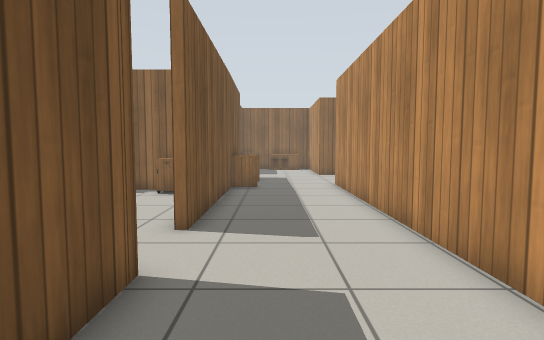
View 1 (above)

18 first-person views from a walk through a robot-simulator world made for Gazebo. The camera is 0.9 m above the floor, tilts 4° down and sees 80° across. Floor lines are 1 m apart. The floor is counted in squares, 0.5 m on a side. Each view is taken from the middle of a square. On the plan, view 1 faces up. The plan holds only what a view shows up to about 17 squares ahead; the rest is blank. Simple patterns stand in for the simulator's built-in surfaces. Simple shapes stand in for some stock models.

View 2
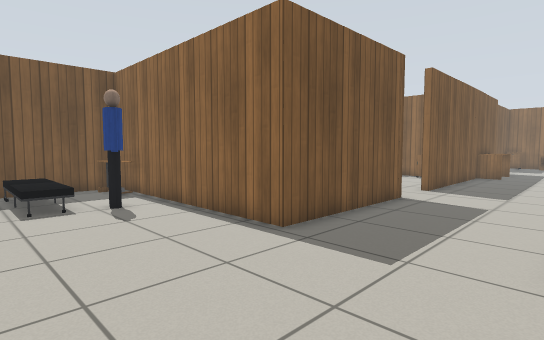

View 3
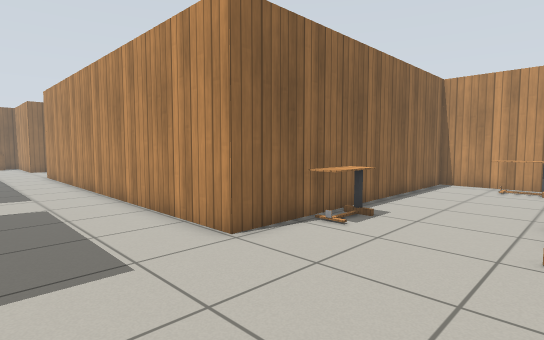

View 4
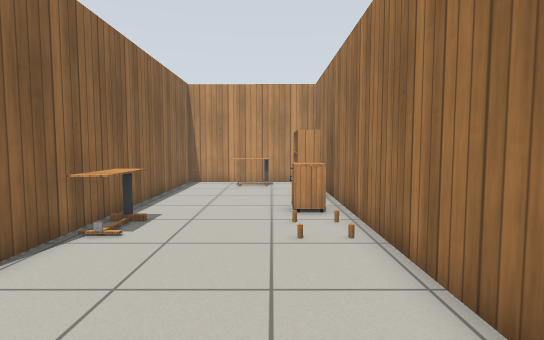

View 5
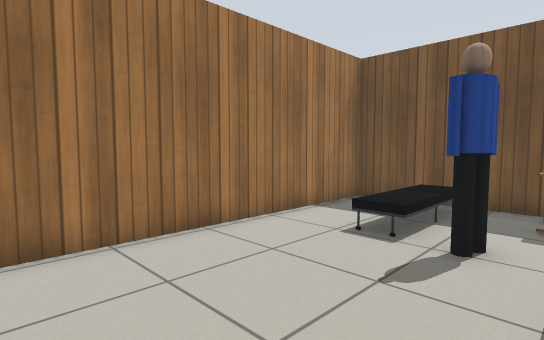

View 6
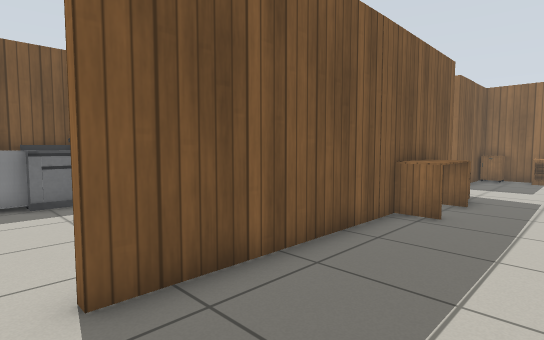

View 7
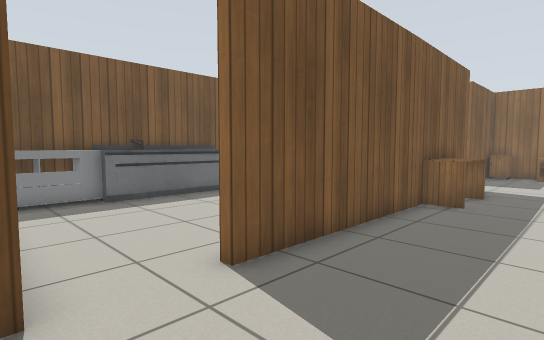

View 8
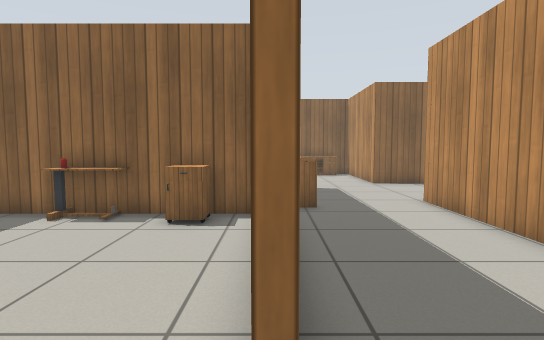

View 9
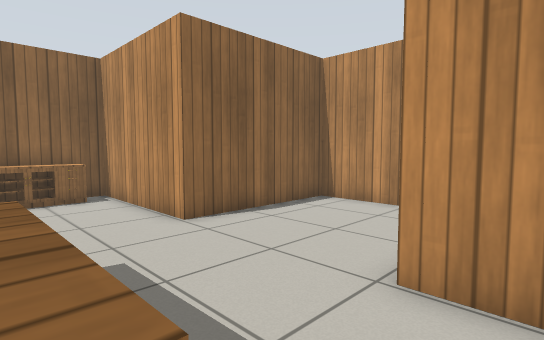

View 10
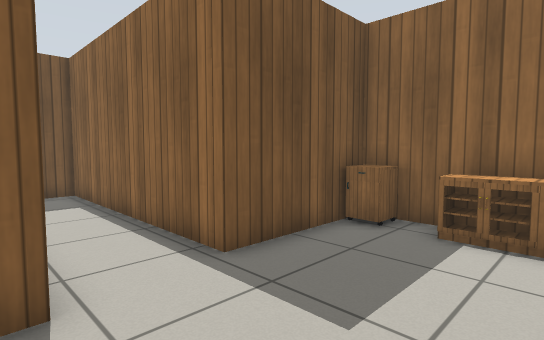

View 11
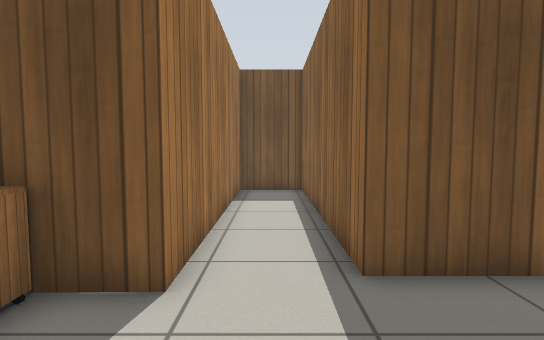

View 12
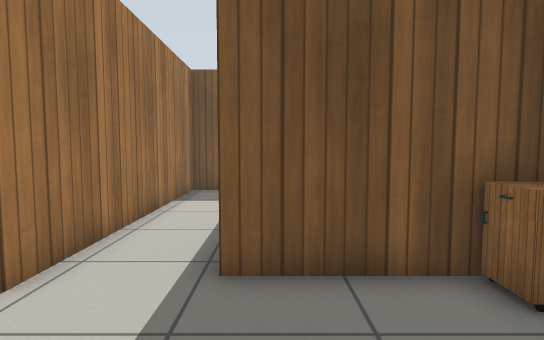

View 13
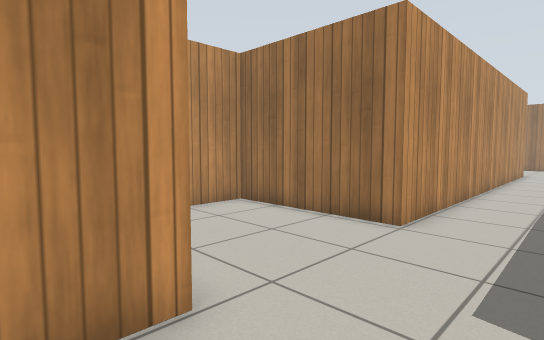

View 14
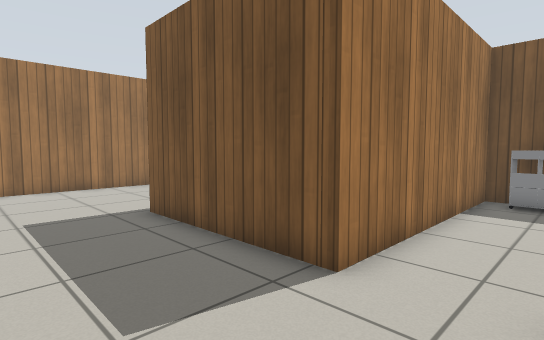

View 15
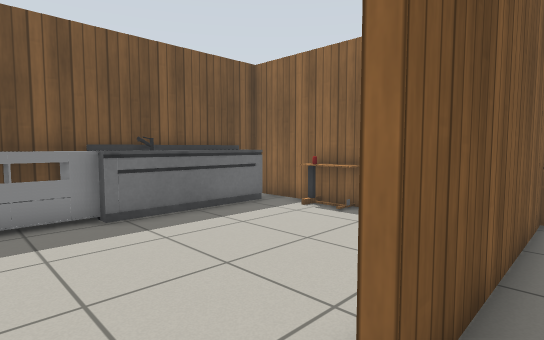

View 16
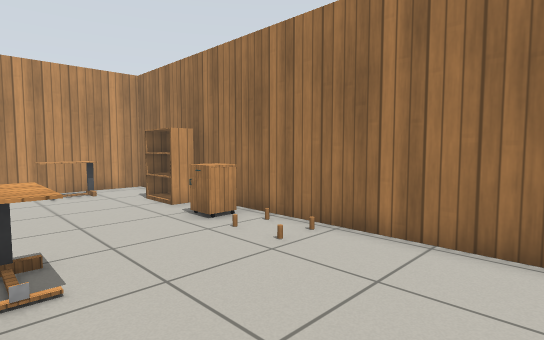

View 17
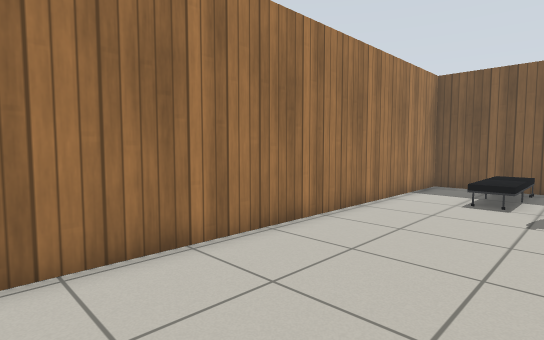

View 18
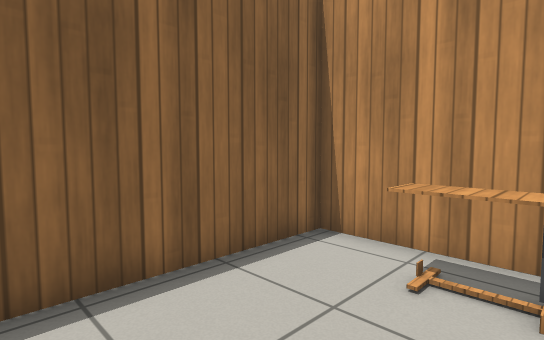

### Floor plan
Ten units are one square. View 1 is at (0, 0); x grows to the right and y downward. Boxes are objects, and circles mark ways between rooms. Rooms are numbered by the first view taken in them; rooms with no view inside come last. Other rooms are left out.
<svg viewBox="-123 -274 286 361">
<path fill="none" stroke="#000" d="M-18 -45 -18 17 -116 17M-118 20 -118 82 157 82 158 17 31 17 31 -158 88 -158 88 -212 31 -212 31 -269 -24 -269 -24 -223 -116 -223 -116 -197 -18 -197 -18 -70 -22 -70M-25 -137 -106 -137 -106 -45 -18 -45"/>
<rect x="-115" y="45" width="50" height="20" fill="#bbb"><title>bed</title></rect>
<rect x="-115" y="15" width="30" height="20" fill="#bbb"><title>table</title></rect>
<rect x="-85" y="25" width="20" height="20" fill="#bbb"><title>person</title></rect>
<rect x="-25" y="-265" width="20" height="10" fill="#bbb"><title>other object</title></rect>
<rect x="-15" y="-175" width="10" height="30" fill="#bbb"><title>desk</title></rect>
<rect x="-15" y="-185" width="10" height="10" fill="#bbb"><title>other object</title></rect>
<rect x="-5" y="-265" width="30" height="10" fill="#bbb"><title>other object</title></rect>
<rect x="45" y="15" width="30" height="20" fill="#bbb"><title>table</title></rect>
<rect x="75" y="65" width="20" height="10" fill="#bbb"><title>other object</title></rect>
<rect x="95" y="65" width="30" height="10" fill="#bbb"><title>bookshelf</title></rect>
<rect x="135" y="35" width="20" height="30" fill="#bbb"><title>table</title></rect>
<rect x="-105" y="-85" width="10" height="40" fill="#bbb"><title>counter</title></rect>
<rect x="-105" y="-135" width="20" height="60" fill="#bbb"><title>sink</title></rect>
<rect x="-85" y="-135" width="10" height="10" fill="#bbb"><title>table</title></rect>
<rect x="-75" y="-135" width="10" height="10" fill="#bbb"><title>other object</title></rect>
<rect x="-65" y="-135" width="10" height="10" fill="#bbb"><title>table</title></rect>
<rect x="-45" y="-135" width="10" height="20" fill="#bbb"><title>other object</title></rect>
<circle cx="-20" cy="-55" r="3" fill="#2a7"/>
<text x="10" y="-50">1</text>
<text x="-70" y="-90">2</text>
</svg>
Room 1 opens to room 2.

Where each view was taken, in squares from view 1:
view 1: 0 up, 0 right, facing up
view 2: 7 down, 3 right, facing up-left
view 3: 7 down, 1 left, facing up-right
view 4: 6 down, 1 left, facing right
view 5: 2 down, 1 left, facing down-left
view 6: 6 up, 2 right, facing up-left
view 7: 4 up, 2 right, facing up-left
view 8: 5 up, 2 left, facing up
view 9: 14 up, 1 left, facing up-right
view 10: 19 up, 2 right, facing up-left
view 11: 21 up, 2 right, facing left
view 12: 23 up, 2 right, facing left
view 13: 23 up, 0 right, facing down-right
view 14: 7 up, 2 right, facing down-left
view 15: 5 up, 1 left, facing up-left
view 16: 2 down, 1 right, facing down-right
view 17: 3 down, 4 right, facing down-left
view 18: 6 down, 10 right, facing up-right
